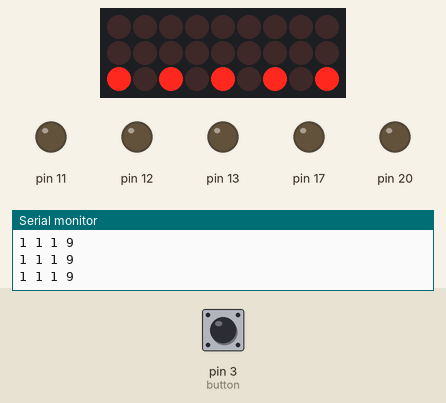
Recording of a sketch running on a simulated SparkFun Pro Micro, built with avr-gcc and run on an emulated ATmega32U4. Parts: 9×3 LED matrix, output pins drawn as LEDs (lit = HIGH), the last lines printed to the serial monitor. Wiring (inferred from the names in the program): LED matrix (orientation assumed): rows pin 16, pin 5, pin 4; columns pin 6, pin 7, pin 8, pin 9, pin 10, pin 14, pin 15, pin 18, pin 19. The test bench sets the inputs (shaded band); at power-on: pin 3 (button) HIGH. Random numbers use the default seed unless the sketch sets one; pins used as bus, display or sensor lines are not drawn.

Above: at 1.2 s.
1.3 s: pin 3 (button) pulled LOW for 0.15 s
At 1.9 s:
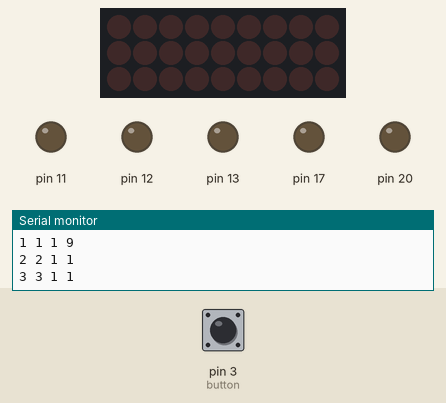
2.0 s: pin 3 (button) pulled LOW for 0.15 s
At 3.78 s:
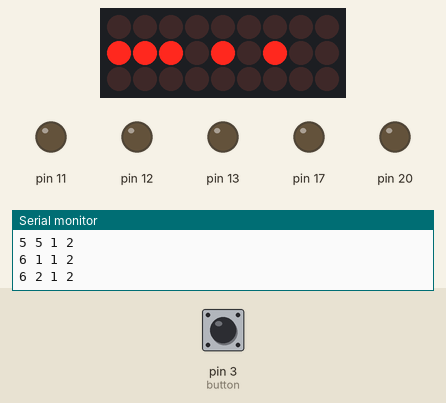
5.1 s: pin 3 (button) pulled LOW for 1 s
At 6.38 s:
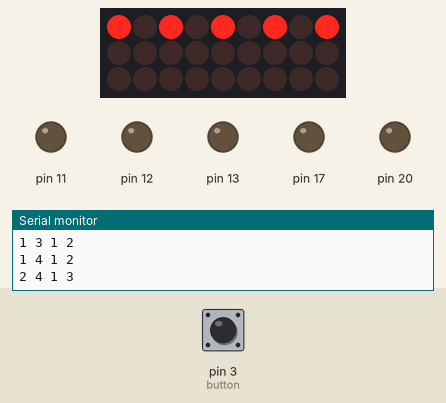
6.7 s: pin 3 (button) pulled LOW for 3.2 s
10.5 s: pin 3 (button) pulled LOW for 0.15 s
At 10.86 s:
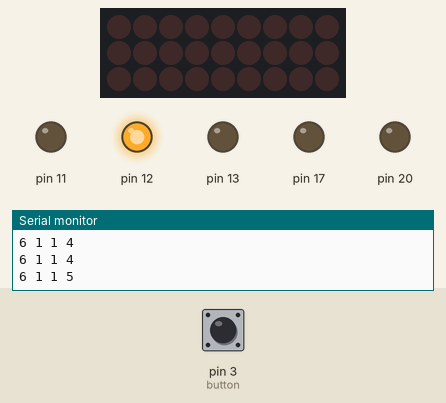
11.2 s: pin 3 (button) pulled LOW for 1 s
At 12.43 s:
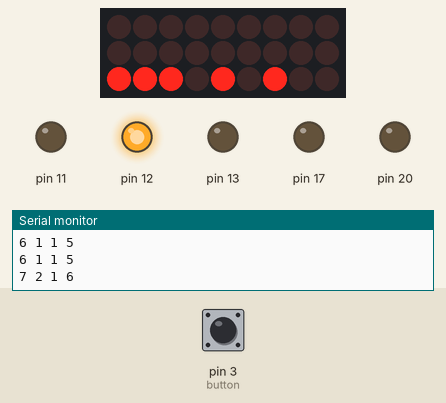
Timing chart, 0 to 13.8 s (numbered marks = the images above; inputs shaded):
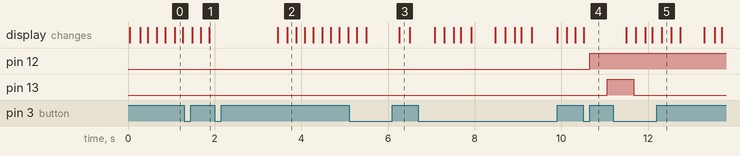

Measured:
- after the input at 10.5 s, pin 12: LOW → HIGH after 0.16 s; pin 13: LOW → HIGH after 0.56 s

The sketch:

minipong-promicro.ino
```cpp
 //for simplicity the pins are given variable names so that it is easier to understand which light should turn on.
const int col1 = 9 ; //column 1 is on pin 1...this is 1 in the data sheet
const int col2 = 7 ; //column 2 is on pin 3
const int col3 = 14; //column 3 is on pin 10
const int col4 = 19 ; //column 4 is on pin 7
const int col5 = 18; //column 5 is on pin 8
const int row1 = 10 ; //row 1 is on pin 12
const int row2 = 16 ; //row 1 is on pin 11
const int row3 = 8 ; //row 1 is on pin 2
const int row4 = 15 ; //row 1 is on pin 9
const int row5 = 6 ; //row 1 is on pin 4
const int row6 = 5 ; //row 1 is on pin 5
const int row7 = 4 ; //row 1 is on pin 6

const int rows = 7; //number of rows
const int cols = 5; //number of columns

const int button = 3;
boolean lastButton = LOW;    //Last Button State
boolean currentButton = LOW; //Current Button State
int mode = 8;
int modes = 9; //number of led modes
int mycol = 0; int mydata = 23;
int nc = 1; //number column
int nr = 1; //number row
int dr = 1; //direction column (move forward or backward
int dc = 1; //direction row (move forward or backward)
int pongball = 1;
int p1=0;
int p2=0;
unsigned long t2;
int t3;

void setup() {
  pinMode (button, INPUT_PULLUP);  //Set button as input (not required)
  for (int i = 4; i < 21; i++) {
    pinMode (i, OUTPUT); //Set all pins to output
  }
  pinMode (20, HIGH);
  t2 = 0;
  t3 = 1;
  Serial.begin(9600);
}


void loop() {
  currentButton = debounce(lastButton);           //read debounced state
  if (lastButton == LOW && currentButton == HIGH) //if it was pressed...
  {
    mode = mode % modes + 1;
    //mode++;                                    //increment the LED value
  }
  lastButton = currentButton;
  //if you’ve cycled through the different options, reset the counter to 0
  //if (mode == modes + 1) mode = 1;
  //  setMode(mode);//change the LED state
  if (mode == 9 && millis() % 12 < 1) {
  mycol = mycol % 7 + 1;
  xorMode(mycol,mydata);
  //xorMode(mycol,random(0,(1 << 5) - 1));
  }
  //when clock reaches wakeup time call random pixle mode
  if (millis() > t2) {
    if (mode == 1) {
      stripeScrollMode();
    }
    if (mode == 2) {
      rowScrollMode();
    }
    if (mode == 3) {
      columnScrollMode();
    }
    if (mode == 4) {
      randomPixelMode ();
    }
    if (mode == 5) {
      randomPladMode();
    }
    if (mode == 6) {
      bounce90Mode();
    }
    if (mode == 7) {
      if (nr == 1 || nr == rows ) {
        pongball = random(1, 5);
      }
      if (nr==1){p1=random(-1, 1);}
      if (nr==cols){p2=random(-1, 1);}
      if (pongball == 1) {
        columnBounceMode();
      }
      else {bounce90Mode();}
    }
    if (mode == 8) {
      onMode();
    }
    if (mode == 9) {
      mydata = mydata ^ random(0,(1 << 12) - 1);
      //offMode();//xorMode(random(0,(1 << 5) - 1));
    }

    //read in time
    //calculate time to wakeup
    t2 = millis() + 200;
    t3++;
    Serial.print(nr);
    Serial.print(' ');
    Serial.print(nc);
    Serial.print(' ');
    Serial.print(pongball);
    Serial.print(' ');
    Serial.println(mode);
  }
  if (mode == 7) {
    pongMode();
  }
}


boolean debounce(boolean last)
{
  boolean current = digitalRead(button);       //Read the button state
  if (last != current)                         //if it's different...
  {
    delay(5);                                  //wait 5ms
    current = digitalRead(button);             //read it again
  }
  return current;                              //return the current value
}

int pongMode() {
  offMode();
  setMode(nr, nc);//ball determined by bounce90Mode
  delay(1);

  //paddle1
  offMode();
  if (nc + p1 <= 1){
    setMode(1, 1);
    delay(1);
    offMode();
    setMode(1,2);
    delay(1);
    offMode();
    setMode(1,3);
    delay(1);
    }
  else if (nc + p1 >= cols) {
    setMode(1, cols);
    delay(1);
    offMode();
    setMode(1, cols-1);
    delay(1);
    offMode();
    setMode(1, cols-2);
    delay(1);
  }
  else {
    setMode(1, nc+p1-1);
    delay(1);
    offMode();
    setMode(1, nc+p1);
    delay(1);
    offMode();
    setMode(1, nc+p1+1);
    delay(1);
  }

  //paddle2
  offMode();
  if (nc + p2 <= 1){
    setMode(rows, 1);
    delay(1);
    offMode();
    setMode(rows,2);
    delay(1);
    offMode();
    setMode(rows,3);
    delay(1);
    }
  else if (nc + p2 >= cols) {
    setMode(rows, cols);
    delay(1);
    offMode();
    setMode(rows, cols-1);
    delay(1);
    offMode();
    setMode(rows, cols-2);
    delay(1);
  }
  else {
    setMode(rows, nc+p2-1);
    delay(1);
    offMode();
    setMode(rows, nc+p2);
    delay(1);
    offMode();
    setMode(rows, nc+p2+1);
    delay(1);
  }
}

int columnBounceMode() {
  if (nr <= 1) {
    dr = 1;
  }
  if (nr >= rows) {
    dr = -1;
  }
  nr = nr + dr;
  offMode();
  setMode(nr, nc);
}

int bounce90Mode() {
  if (nc <= 1) {
    dc = 1;
  }
  if (nc >= cols) {
    dc = -1;
  }
  if (nr <= 1) {
    dr = 1;
  }
  if (nr >= rows) {
    dr = -1;
  }
  nc = nc + dc;
  nr = nr + dr;
  offMode();
  setMode(nr, nc);
}

int randomPladMode() {
  digitalWrite(random(4, 15), HIGH);
  digitalWrite(random(4, 15), LOW);
}


int randomPixelMode () {

  int nr = random(1, rows + 1);
  int nc = random (1, cols + 1);
  offMode();
  setMode(nr, nc);
}

int stripeScrollMode () {
  nc = nc + 1;
  nr = nr + 1;
  if (nc > cols ) {
    nc = 1;
  }
  if (nr > rows ) {
    nr = 1;
  }
  offMode();
  setMode(nr, nc);
}

int rowScrollMode() {
  nc = nc + 1;
  if (nc > cols) {
    nc = 1;
    nr = nr + 1;
  }
  if (nr > rows ) {
    nr = 1;
  }
  offMode();
  setMode(nr, nc);
}

int columnScrollMode() {
  nr = nr + 1;
  if (nr > rows ) {
    nr = 1;
    nc = nc + 1;
  }
  if (nc > cols) {
    nc = 1;
  }
  offMode();
  setMode(nr, nc);
}

void xorMode(int col, const unsigned int in)
{
  offMode();
  unsigned int t; unsigned int i = in;
  for (int c = 7; c > 0; c--) {
    if (c == col) {
      t = i;
      for (int r = 1; r <= 5; r++) {
        if (t & 1 != 0) {
          setMode(c,r);
        }
        t = t >> 1;
      }
    }
    i = i ^ (i >> 1);
  }
}

void onMode()
{
  digitalWrite(col1, HIGH);
  digitalWrite(col2, HIGH);
  digitalWrite(col3, HIGH);
  digitalWrite(col4, HIGH);
  digitalWrite(col5, HIGH);
  digitalWrite(row1, LOW);
  digitalWrite(row2, LOW);
  digitalWrite(row3, LOW);
  digitalWrite(row4, LOW);
  digitalWrite(row5, LOW);
  digitalWrite(row6, LOW);
  digitalWrite(row7, LOW);
}

void offMode()
{
  digitalWrite(col1, LOW);
  digitalWrite(col2, LOW);
  digitalWrite(col3, LOW);
  digitalWrite(col4, LOW);
  digitalWrite(col5, LOW);
  digitalWrite(row1, HIGH);
  digitalWrite(row2, HIGH);
  digitalWrite(row3, HIGH);
  digitalWrite(row4, HIGH);
  digitalWrite(row5, HIGH);
  digitalWrite(row6, HIGH);
  digitalWrite(row7, HIGH);
}

int  setMode(int nr, int nc)
{
  if (nc == 1)
  {
    digitalWrite(col1, HIGH);
  }
  if (nc == 2)
  {
    digitalWrite(col2, HIGH);
  }
  if (nc == 3)
  {
    digitalWrite(col3, HIGH);
  }
  if (nc == 4)
  {
    digitalWrite(col4, HIGH);
  }
  if (nc == 5)
  {
    digitalWrite(col5, HIGH);
  }


  if ( nr == 1)
  {
    digitalWrite(row1, LOW);
  }
  if ( nr == 2)
  {
    digitalWrite(row2, LOW);
  }
  if ( nr == 3)
  {
    digitalWrite(row3, LOW);
  }
  if ( nr == 4)
  {
    digitalWrite(row4, LOW);
  }
  if ( nr == 5)
  {
    digitalWrite(row5, LOW);
  }
  if ( nr == 6)
  {
    digitalWrite(row6, LOW);
  }
  if ( nr == 7)
  {
    digitalWrite(row7, LOW);
  }
}
int  setOffMode(int nr, int nc)
{
  if (nc == 1)
  {
    digitalWrite(col1, LOW);
  }
  if (nc == 2)
  {
    digitalWrite(col2, LOW);
  }
  if (nc == 3)
  {
    digitalWrite(col3, LOW);
  }
  if (nc == 4)
  {
    digitalWrite(col4, LOW);
  }
  if (nc == 5)
  {
    digitalWrite(col5, LOW);
  }


  if ( nr == 1)
  {
    digitalWrite(row1, HIGH);
  }
  if ( nr == 2)
  {
    digitalWrite(row2, HIGH);
  }
  if ( nr == 3)
  {
    digitalWrite(row3, HIGH);
  }
  if ( nr == 4)
  {
    digitalWrite(row4, HIGH);
  }
  if ( nr == 5)
  {
    digitalWrite(row5, HIGH);
  }
  if ( nr == 6)
  {
    digitalWrite(row6, HIGH);
  }
  if ( nr == 7)
  {
    digitalWrite(row7, HIGH);
  }
}
```
